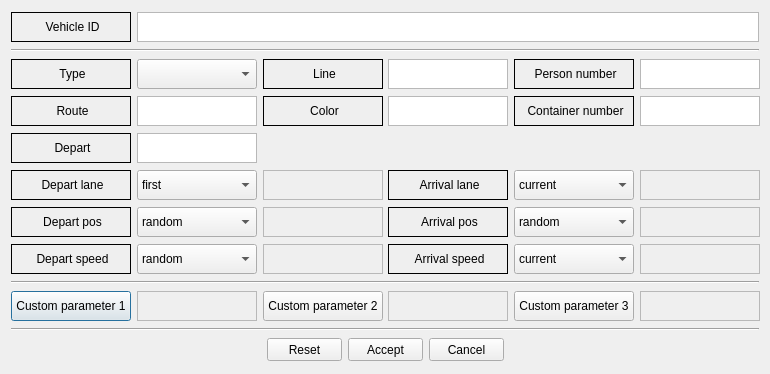
<?xml version="1.0" encoding="UTF-8"?>
<ui version="4.0">
 <class>vehicleItemDialog</class>
 <widget class="QDialog" name="vehicleItemDialog">
  <property name="geometry">
   <rect>
    <x>0</x>
    <y>0</y>
    <width>770</width>
    <height>374</height>
   </rect>
  </property>
  <property name="minimumSize">
   <size>
    <width>770</width>
    <height>374</height>
   </size>
  </property>
  <property name="maximumSize">
   <size>
    <width>770</width>
    <height>374</height>
   </size>
  </property>
  <property name="windowTitle">
   <string>Dialog</string>
  </property>
  <property name="windowIcon">
   <iconset resource="../../../../resources/eNetEditorResources.qrc">
    <normaloff>:/items/vehicleTypes/bus.png</normaloff>:/items/vehicleTypes/bus.png</iconset>
  </property>
  <property name="modal">
   <bool>true</bool>
  </property>
  <layout class="QVBoxLayout" name="verticalLayout">
   <item>
    <layout class="QHBoxLayout" name="horizontalLayout">
     <item>
      <widget class="QLabel" name="LabelId">
       <property name="minimumSize">
        <size>
         <width>120</width>
         <height>30</height>
        </size>
       </property>
       <property name="maximumSize">
        <size>
         <width>120</width>
         <height>30</height>
        </size>
       </property>
       <property name="frameShape">
        <enum>QFrame::Box</enum>
       </property>
       <property name="text">
        <string>&lt;html&gt;&lt;head/&gt;&lt;body&gt;&lt;p align=&quot;center&quot;&gt;Vehicle ID&lt;/p&gt;&lt;/body&gt;&lt;/html&gt;</string>
       </property>
      </widget>
     </item>
     <item>
      <widget class="QTextEdit" name="TextId">
       <property name="minimumSize">
        <size>
         <width>0</width>
         <height>30</height>
        </size>
       </property>
       <property name="maximumSize">
        <size>
         <width>16777215</width>
         <height>30</height>
        </size>
       </property>
      </widget>
     </item>
    </layout>
   </item>
   <item>
    <widget class="Line" name="line_3">
     <property name="orientation">
      <enum>Qt::Horizontal</enum>
     </property>
    </widget>
   </item>
   <item>
    <layout class="QHBoxLayout" name="horizontalLayout_2">
     <item>
      <widget class="QLabel" name="LabelType">
       <property name="minimumSize">
        <size>
         <width>120</width>
         <height>30</height>
        </size>
       </property>
       <property name="maximumSize">
        <size>
         <width>120</width>
         <height>30</height>
        </size>
       </property>
       <property name="frameShape">
        <enum>QFrame::Box</enum>
       </property>
       <property name="text">
        <string>&lt;html&gt;&lt;head/&gt;&lt;body&gt;&lt;p align=&quot;center&quot;&gt;Type&lt;/p&gt;&lt;/body&gt;&lt;/html&gt;</string>
       </property>
      </widget>
     </item>
     <item>
      <widget class="QComboBox" name="ComboBoxVType">
       <property name="minimumSize">
        <size>
         <width>120</width>
         <height>30</height>
        </size>
       </property>
       <property name="maximumSize">
        <size>
         <width>120</width>
         <height>30</height>
        </size>
       </property>
      </widget>
     </item>
     <item>
      <widget class="QLabel" name="LabelLine">
       <property name="minimumSize">
        <size>
         <width>120</width>
         <height>30</height>
        </size>
       </property>
       <property name="maximumSize">
        <size>
         <width>120</width>
         <height>30</height>
        </size>
       </property>
       <property name="frameShape">
        <enum>QFrame::Box</enum>
       </property>
       <property name="text">
        <string>&lt;html&gt;&lt;head/&gt;&lt;body&gt;&lt;p align=&quot;center&quot;&gt;Line&lt;/p&gt;&lt;/body&gt;&lt;/html&gt;</string>
       </property>
      </widget>
     </item>
     <item>
      <widget class="QTextEdit" name="TextLine">
       <property name="minimumSize">
        <size>
         <width>120</width>
         <height>30</height>
        </size>
       </property>
       <property name="maximumSize">
        <size>
         <width>120</width>
         <height>30</height>
        </size>
       </property>
      </widget>
     </item>
     <item>
      <widget class="QLabel" name="LabelPersonNumber">
       <property name="minimumSize">
        <size>
         <width>120</width>
         <height>30</height>
        </size>
       </property>
       <property name="maximumSize">
        <size>
         <width>120</width>
         <height>30</height>
        </size>
       </property>
       <property name="frameShape">
        <enum>QFrame::Box</enum>
       </property>
       <property name="text">
        <string>&lt;html&gt;&lt;head/&gt;&lt;body&gt;&lt;p align=&quot;center&quot;&gt;Person number&lt;/p&gt;&lt;/body&gt;&lt;/html&gt;</string>
       </property>
      </widget>
     </item>
     <item>
      <widget class="QTextEdit" name="TextPersonNumber">
       <property name="minimumSize">
        <size>
         <width>120</width>
         <height>30</height>
        </size>
       </property>
       <property name="maximumSize">
        <size>
         <width>120</width>
         <height>30</height>
        </size>
       </property>
      </widget>
     </item>
    </layout>
   </item>
   <item>
    <layout class="QHBoxLayout" name="horizontalLayout_3">
     <item>
      <widget class="QLabel" name="LabelRoute">
       <property name="minimumSize">
        <size>
         <width>120</width>
         <height>30</height>
        </size>
       </property>
       <property name="maximumSize">
        <size>
         <width>120</width>
         <height>30</height>
        </size>
       </property>
       <property name="frameShape">
        <enum>QFrame::Box</enum>
       </property>
       <property name="text">
        <string>&lt;html&gt;&lt;head/&gt;&lt;body&gt;&lt;p align=&quot;center&quot;&gt;Route&lt;/p&gt;&lt;/body&gt;&lt;/html&gt;</string>
       </property>
      </widget>
     </item>
     <item>
      <widget class="QTextEdit" name="TextRoute">
       <property name="minimumSize">
        <size>
         <width>120</width>
         <height>30</height>
        </size>
       </property>
       <property name="maximumSize">
        <size>
         <width>120</width>
         <height>30</height>
        </size>
       </property>
      </widget>
     </item>
     <item>
      <widget class="QLabel" name="LabelColor">
       <property name="minimumSize">
        <size>
         <width>120</width>
         <height>30</height>
        </size>
       </property>
       <property name="maximumSize">
        <size>
         <width>120</width>
         <height>30</height>
        </size>
       </property>
       <property name="frameShape">
        <enum>QFrame::Box</enum>
       </property>
       <property name="text">
        <string>&lt;html&gt;&lt;head/&gt;&lt;body&gt;&lt;p align=&quot;center&quot;&gt;Color&lt;/p&gt;&lt;/body&gt;&lt;/html&gt;</string>
       </property>
      </widget>
     </item>
     <item>
      <widget class="QTextEdit" name="TextColor">
       <property name="minimumSize">
        <size>
         <width>120</width>
         <height>30</height>
        </size>
       </property>
       <property name="maximumSize">
        <size>
         <width>120</width>
         <height>30</height>
        </size>
       </property>
      </widget>
     </item>
     <item>
      <widget class="QLabel" name="LabelContainerNumber">
       <property name="minimumSize">
        <size>
         <width>120</width>
         <height>30</height>
        </size>
       </property>
       <property name="maximumSize">
        <size>
         <width>120</width>
         <height>30</height>
        </size>
       </property>
       <property name="frameShape">
        <enum>QFrame::Box</enum>
       </property>
       <property name="text">
        <string>&lt;html&gt;&lt;head/&gt;&lt;body&gt;&lt;p align=&quot;center&quot;&gt;Container number&lt;/p&gt;&lt;/body&gt;&lt;/html&gt;</string>
       </property>
      </widget>
     </item>
     <item>
      <widget class="QTextEdit" name="TextContainerNumber">
       <property name="minimumSize">
        <size>
         <width>120</width>
         <height>30</height>
        </size>
       </property>
       <property name="maximumSize">
        <size>
         <width>120</width>
         <height>30</height>
        </size>
       </property>
      </widget>
     </item>
    </layout>
   </item>
   <item>
    <layout class="QHBoxLayout" name="horizontalLayout_4">
     <item>
      <widget class="QLabel" name="LabelDepart">
       <property name="minimumSize">
        <size>
         <width>120</width>
         <height>30</height>
        </size>
       </property>
       <property name="maximumSize">
        <size>
         <width>120</width>
         <height>30</height>
        </size>
       </property>
       <property name="frameShape">
        <enum>QFrame::Box</enum>
       </property>
       <property name="text">
        <string>&lt;html&gt;&lt;head/&gt;&lt;body&gt;&lt;p align=&quot;center&quot;&gt;Depart&lt;/p&gt;&lt;/body&gt;&lt;/html&gt;</string>
       </property>
      </widget>
     </item>
     <item>
      <widget class="QTextEdit" name="TextDepart">
       <property name="minimumSize">
        <size>
         <width>120</width>
         <height>30</height>
        </size>
       </property>
       <property name="maximumSize">
        <size>
         <width>120</width>
         <height>30</height>
        </size>
       </property>
      </widget>
     </item>
     <item>
      <spacer name="horizontalSpacer">
       <property name="orientation">
        <enum>Qt::Horizontal</enum>
       </property>
       <property name="sizeHint" stdset="0">
        <size>
         <width>40</width>
         <height>20</height>
        </size>
       </property>
      </spacer>
     </item>
    </layout>
   </item>
   <item>
    <layout class="QHBoxLayout" name="horizontalLayout_8">
     <item>
      <widget class="QLabel" name="LabelDepartLane">
       <property name="minimumSize">
        <size>
         <width>120</width>
         <height>30</height>
        </size>
       </property>
       <property name="maximumSize">
        <size>
         <width>120</width>
         <height>30</height>
        </size>
       </property>
       <property name="frameShape">
        <enum>QFrame::Box</enum>
       </property>
       <property name="text">
        <string>&lt;html&gt;&lt;head/&gt;&lt;body&gt;&lt;p align=&quot;center&quot;&gt;Depart lane&lt;/p&gt;&lt;/body&gt;&lt;/html&gt;</string>
       </property>
      </widget>
     </item>
     <item>
      <widget class="QComboBox" name="ComboBoxDepartLane">
       <property name="minimumSize">
        <size>
         <width>120</width>
         <height>30</height>
        </size>
       </property>
       <property name="maximumSize">
        <size>
         <width>120</width>
         <height>30</height>
        </size>
       </property>
       <item>
        <property name="text">
         <string>first</string>
        </property>
       </item>
       <item>
        <property name="text">
         <string>best</string>
        </property>
       </item>
       <item>
        <property name="text">
         <string>allowed</string>
        </property>
       </item>
       <item>
        <property name="text">
         <string>free</string>
        </property>
       </item>
       <item>
        <property name="text">
         <string>random</string>
        </property>
       </item>
       <item>
        <property name="text">
         <string>specific</string>
        </property>
       </item>
      </widget>
     </item>
     <item>
      <widget class="QTextEdit" name="TextDepartLane">
       <property name="enabled">
        <bool>false</bool>
       </property>
       <property name="minimumSize">
        <size>
         <width>120</width>
         <height>30</height>
        </size>
       </property>
       <property name="maximumSize">
        <size>
         <width>120</width>
         <height>30</height>
        </size>
       </property>
      </widget>
     </item>
     <item>
      <widget class="QLabel" name="LabelArrivalLane">
       <property name="minimumSize">
        <size>
         <width>120</width>
         <height>30</height>
        </size>
       </property>
       <property name="maximumSize">
        <size>
         <width>120</width>
         <height>30</height>
        </size>
       </property>
       <property name="frameShape">
        <enum>QFrame::Box</enum>
       </property>
       <property name="text">
        <string>&lt;html&gt;&lt;head/&gt;&lt;body&gt;&lt;p align=&quot;center&quot;&gt;Arrival lane&lt;/p&gt;&lt;/body&gt;&lt;/html&gt;</string>
       </property>
      </widget>
     </item>
     <item>
      <widget class="QComboBox" name="ComboBoxArrivalLane">
       <property name="minimumSize">
        <size>
         <width>120</width>
         <height>30</height>
        </size>
       </property>
       <property name="maximumSize">
        <size>
         <width>120</width>
         <height>30</height>
        </size>
       </property>
       <item>
        <property name="text">
         <string>current</string>
        </property>
       </item>
       <item>
        <property name="text">
         <string>specific</string>
        </property>
       </item>
      </widget>
     </item>
     <item>
      <widget class="QTextEdit" name="TextArrivalLane">
       <property name="enabled">
        <bool>false</bool>
       </property>
       <property name="minimumSize">
        <size>
         <width>120</width>
         <height>30</height>
        </size>
       </property>
       <property name="maximumSize">
        <size>
         <width>120</width>
         <height>30</height>
        </size>
       </property>
      </widget>
     </item>
    </layout>
   </item>
   <item>
    <layout class="QHBoxLayout" name="horizontalLayout_7">
     <item>
      <widget class="QLabel" name="LabelDepartPos">
       <property name="minimumSize">
        <size>
         <width>120</width>
         <height>30</height>
        </size>
       </property>
       <property name="maximumSize">
        <size>
         <width>120</width>
         <height>30</height>
        </size>
       </property>
       <property name="frameShape">
        <enum>QFrame::Box</enum>
       </property>
       <property name="text">
        <string>&lt;html&gt;&lt;head/&gt;&lt;body&gt;&lt;p align=&quot;center&quot;&gt;Depart pos&lt;/p&gt;&lt;/body&gt;&lt;/html&gt;</string>
       </property>
      </widget>
     </item>
     <item>
      <widget class="QComboBox" name="ComboBoxDepartPos">
       <property name="minimumSize">
        <size>
         <width>120</width>
         <height>30</height>
        </size>
       </property>
       <property name="maximumSize">
        <size>
         <width>120</width>
         <height>30</height>
        </size>
       </property>
       <item>
        <property name="text">
         <string>random</string>
        </property>
       </item>
       <item>
        <property name="text">
         <string>free</string>
        </property>
       </item>
       <item>
        <property name="text">
         <string>random_free</string>
        </property>
       </item>
       <item>
        <property name="text">
         <string>base</string>
        </property>
       </item>
       <item>
        <property name="text">
         <string>pwagSimple</string>
        </property>
       </item>
       <item>
        <property name="text">
         <string>pwagGeneric</string>
        </property>
       </item>
       <item>
        <property name="text">
         <string>specific</string>
        </property>
       </item>
      </widget>
     </item>
     <item>
      <widget class="QTextEdit" name="TextDepartPos">
       <property name="enabled">
        <bool>false</bool>
       </property>
       <property name="minimumSize">
        <size>
         <width>120</width>
         <height>30</height>
        </size>
       </property>
       <property name="maximumSize">
        <size>
         <width>120</width>
         <height>30</height>
        </size>
       </property>
      </widget>
     </item>
     <item>
      <widget class="QLabel" name="LabelArrivalPos">
       <property name="minimumSize">
        <size>
         <width>120</width>
         <height>30</height>
        </size>
       </property>
       <property name="maximumSize">
        <size>
         <width>120</width>
         <height>30</height>
        </size>
       </property>
       <property name="frameShape">
        <enum>QFrame::Box</enum>
       </property>
       <property name="text">
        <string>&lt;html&gt;&lt;head/&gt;&lt;body&gt;&lt;p align=&quot;center&quot;&gt;Arrival pos&lt;/p&gt;&lt;/body&gt;&lt;/html&gt;</string>
       </property>
      </widget>
     </item>
     <item>
      <widget class="QComboBox" name="ComboBoxArrivalPos">
       <property name="minimumSize">
        <size>
         <width>120</width>
         <height>30</height>
        </size>
       </property>
       <property name="maximumSize">
        <size>
         <width>120</width>
         <height>30</height>
        </size>
       </property>
       <item>
        <property name="text">
         <string>random</string>
        </property>
       </item>
       <item>
        <property name="text">
         <string>max</string>
        </property>
       </item>
       <item>
        <property name="text">
         <string>specific</string>
        </property>
       </item>
      </widget>
     </item>
     <item>
      <widget class="QTextEdit" name="TextArrivalPos">
       <property name="enabled">
        <bool>false</bool>
       </property>
       <property name="minimumSize">
        <size>
         <width>120</width>
         <height>30</height>
        </size>
       </property>
       <property name="maximumSize">
        <size>
         <width>120</width>
         <height>30</height>
        </size>
       </property>
      </widget>
     </item>
    </layout>
   </item>
   <item>
    <layout class="QHBoxLayout" name="horizontalLayout_6">
     <item>
      <widget class="QLabel" name="LabelDepartSpeed">
       <property name="minimumSize">
        <size>
         <width>120</width>
         <height>30</height>
        </size>
       </property>
       <property name="maximumSize">
        <size>
         <width>120</width>
         <height>30</height>
        </size>
       </property>
       <property name="frameShape">
        <enum>QFrame::Box</enum>
       </property>
       <property name="text">
        <string>&lt;html&gt;&lt;head/&gt;&lt;body&gt;&lt;p align=&quot;center&quot;&gt;Depart speed&lt;/p&gt;&lt;/body&gt;&lt;/html&gt;</string>
       </property>
      </widget>
     </item>
     <item>
      <widget class="QComboBox" name="ComboBoxDepartSpeed">
       <property name="minimumSize">
        <size>
         <width>120</width>
         <height>30</height>
        </size>
       </property>
       <property name="maximumSize">
        <size>
         <width>120</width>
         <height>30</height>
        </size>
       </property>
       <item>
        <property name="text">
         <string>random</string>
        </property>
       </item>
       <item>
        <property name="text">
         <string>max</string>
        </property>
       </item>
       <item>
        <property name="text">
         <string>specific</string>
        </property>
       </item>
      </widget>
     </item>
     <item>
      <widget class="QTextEdit" name="TextDepartSpeed">
       <property name="enabled">
        <bool>false</bool>
       </property>
       <property name="minimumSize">
        <size>
         <width>120</width>
         <height>30</height>
        </size>
       </property>
       <property name="maximumSize">
        <size>
         <width>120</width>
         <height>30</height>
        </size>
       </property>
      </widget>
     </item>
     <item>
      <widget class="QLabel" name="LabelArrivalSpeed">
       <property name="minimumSize">
        <size>
         <width>120</width>
         <height>30</height>
        </size>
       </property>
       <property name="maximumSize">
        <size>
         <width>120</width>
         <height>30</height>
        </size>
       </property>
       <property name="frameShape">
        <enum>QFrame::Box</enum>
       </property>
       <property name="text">
        <string>&lt;html&gt;&lt;head/&gt;&lt;body&gt;&lt;p align=&quot;center&quot;&gt;Arrival speed&lt;/p&gt;&lt;/body&gt;&lt;/html&gt;</string>
       </property>
      </widget>
     </item>
     <item>
      <widget class="QComboBox" name="ComboBoxArrivalSpeed">
       <property name="minimumSize">
        <size>
         <width>120</width>
         <height>30</height>
        </size>
       </property>
       <property name="maximumSize">
        <size>
         <width>120</width>
         <height>30</height>
        </size>
       </property>
       <item>
        <property name="text">
         <string>current</string>
        </property>
       </item>
       <item>
        <property name="text">
         <string>specific</string>
        </property>
       </item>
      </widget>
     </item>
     <item>
      <widget class="QTextEdit" name="TextArrivalSpeed">
       <property name="enabled">
        <bool>false</bool>
       </property>
       <property name="minimumSize">
        <size>
         <width>120</width>
         <height>30</height>
        </size>
       </property>
       <property name="maximumSize">
        <size>
         <width>120</width>
         <height>30</height>
        </size>
       </property>
      </widget>
     </item>
    </layout>
   </item>
   <item>
    <widget class="Line" name="line_2">
     <property name="orientation">
      <enum>Qt::Horizontal</enum>
     </property>
    </widget>
   </item>
   <item>
    <layout class="QHBoxLayout" name="horizontalLayout_5">
     <item>
      <widget class="QPushButton" name="ButtonCustomParameter1Name">
       <property name="minimumSize">
        <size>
         <width>120</width>
         <height>30</height>
        </size>
       </property>
       <property name="maximumSize">
        <size>
         <width>120</width>
         <height>30</height>
        </size>
       </property>
       <property name="text">
        <string>Custom parameter 1</string>
       </property>
      </widget>
     </item>
     <item>
      <widget class="QTextEdit" name="TextCustomParameter1Value">
       <property name="enabled">
        <bool>false</bool>
       </property>
       <property name="minimumSize">
        <size>
         <width>120</width>
         <height>30</height>
        </size>
       </property>
       <property name="maximumSize">
        <size>
         <width>120</width>
         <height>30</height>
        </size>
       </property>
       <property name="textInteractionFlags">
        <set>Qt::LinksAccessibleByKeyboard|Qt::LinksAccessibleByMouse|Qt::TextBrowserInteraction|Qt::TextEditable|Qt::TextEditorInteraction|Qt::TextSelectableByKeyboard|Qt::TextSelectableByMouse</set>
       </property>
      </widget>
     </item>
     <item>
      <widget class="QPushButton" name="ButtonCustomParameter2Name">
       <property name="minimumSize">
        <size>
         <width>120</width>
         <height>30</height>
        </size>
       </property>
       <property name="maximumSize">
        <size>
         <width>120</width>
         <height>30</height>
        </size>
       </property>
       <property name="text">
        <string>Custom parameter 2</string>
       </property>
      </widget>
     </item>
     <item>
      <widget class="QTextEdit" name="TextCustomParameter2Value">
       <property name="enabled">
        <bool>false</bool>
       </property>
       <property name="minimumSize">
        <size>
         <width>120</width>
         <height>30</height>
        </size>
       </property>
       <property name="maximumSize">
        <size>
         <width>120</width>
         <height>30</height>
        </size>
       </property>
       <property name="textInteractionFlags">
        <set>Qt::LinksAccessibleByKeyboard|Qt::LinksAccessibleByMouse|Qt::TextBrowserInteraction|Qt::TextEditable|Qt::TextEditorInteraction|Qt::TextSelectableByKeyboard|Qt::TextSelectableByMouse</set>
       </property>
      </widget>
     </item>
     <item>
      <widget class="QPushButton" name="ButtonCustomParameter3Name">
       <property name="minimumSize">
        <size>
         <width>120</width>
         <height>30</height>
        </size>
       </property>
       <property name="maximumSize">
        <size>
         <width>120</width>
         <height>30</height>
        </size>
       </property>
       <property name="text">
        <string>Custom parameter 3</string>
       </property>
      </widget>
     </item>
     <item>
      <widget class="QTextEdit" name="TextCustomParameter3Value">
       <property name="enabled">
        <bool>false</bool>
       </property>
       <property name="minimumSize">
        <size>
         <width>120</width>
         <height>30</height>
        </size>
       </property>
       <property name="maximumSize">
        <size>
         <width>120</width>
         <height>30</height>
        </size>
       </property>
       <property name="textInteractionFlags">
        <set>Qt::LinksAccessibleByKeyboard|Qt::LinksAccessibleByMouse|Qt::TextBrowserInteraction|Qt::TextEditable|Qt::TextEditorInteraction|Qt::TextSelectableByKeyboard|Qt::TextSelectableByMouse</set>
       </property>
      </widget>
     </item>
    </layout>
   </item>
   <item>
    <widget class="Line" name="line">
     <property name="orientation">
      <enum>Qt::Horizontal</enum>
     </property>
    </widget>
   </item>
   <item>
    <layout class="QHBoxLayout" name="LayoutButtons">
     <item>
      <spacer name="HorizontalSpacer1">
       <property name="orientation">
        <enum>Qt::Horizontal</enum>
       </property>
       <property name="sizeHint" stdset="0">
        <size>
         <width>40</width>
         <height>20</height>
        </size>
       </property>
      </spacer>
     </item>
     <item>
      <widget class="QPushButton" name="ButtonReset">
       <property name="minimumSize">
        <size>
         <width>75</width>
         <height>23</height>
        </size>
       </property>
       <property name="maximumSize">
        <size>
         <width>75</width>
         <height>23</height>
        </size>
       </property>
       <property name="sizeIncrement">
        <size>
         <width>0</width>
         <height>0</height>
        </size>
       </property>
       <property name="text">
        <string>Reset</string>
       </property>
       <property name="icon">
        <iconset resource="../../../../resources/eNetEditorResources.qrc">
         <normaloff>:/main/reset.ico</normaloff>:/main/reset.ico</iconset>
       </property>
      </widget>
     </item>
     <item>
      <widget class="QPushButton" name="ButtonAccept">
       <property name="minimumSize">
        <size>
         <width>75</width>
         <height>23</height>
        </size>
       </property>
       <property name="maximumSize">
        <size>
         <width>75</width>
         <height>23</height>
        </size>
       </property>
       <property name="text">
        <string>Accept</string>
       </property>
       <property name="icon">
        <iconset resource="../../../../resources/eNetEditorResources.qrc">
         <normaloff>:/main/accept.ico</normaloff>:/main/accept.ico</iconset>
       </property>
      </widget>
     </item>
     <item>
      <widget class="QPushButton" name="ButtonCancel">
       <property name="minimumSize">
        <size>
         <width>75</width>
         <height>23</height>
        </size>
       </property>
       <property name="maximumSize">
        <size>
         <width>75</width>
         <height>23</height>
        </size>
       </property>
       <property name="text">
        <string>Cancel</string>
       </property>
       <property name="icon">
        <iconset resource="../../../../resources/eNetEditorResources.qrc">
         <normaloff>:/main/cancel.ico</normaloff>:/main/cancel.ico</iconset>
       </property>
      </widget>
     </item>
     <item>
      <spacer name="HorizontalSpacer2">
       <property name="orientation">
        <enum>Qt::Horizontal</enum>
       </property>
       <property name="sizeHint" stdset="0">
        <size>
         <width>40</width>
         <height>20</height>
        </size>
       </property>
      </spacer>
     </item>
    </layout>
   </item>
  </layout>
 </widget>
 <resources>
  <include location="../../../../resources/eNetEditorResources.qrc"/>
 </resources>
 <connections/>
</ui>
